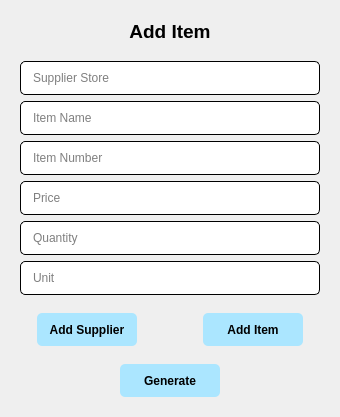
                      <widget class="QWidget" name="additempg">
                       <layout class="QVBoxLayout" name="verticalLayout_43">
                        <item>
                         <widget class="QWidget" name="widget_16" native="true">
                          <layout class="QVBoxLayout" name="verticalLayout_44">
                           <property name="spacing">
                            <number>0</number>
                           </property>
                           <property name="leftMargin">
                            <number>0</number>
                           </property>
                           <property name="topMargin">
                            <number>0</number>
                           </property>
                           <property name="rightMargin">
                            <number>0</number>
                           </property>
                           <property name="bottomMargin">
                            <number>0</number>
                           </property>
                           <item>
                            <widget class="QWidget" name="widget_17" native="true">
                             <layout class="QVBoxLayout" name="verticalLayout_46">
                              <item>
                               <widget class="QLabel" name="label_25">
                                <property name="text">
                                 <string>&lt;html&gt;&lt;head/&gt;&lt;body&gt;&lt;p align=&quot;center&quot;&gt;&lt;span style=&quot; font-size:14pt; font-weight:600;&quot;&gt;Add Item&lt;/span&gt;&lt;/p&gt;&lt;/body&gt;&lt;/html&gt;</string>
                                </property>
                               </widget>
                              </item>
                             </layout>
                            </widget>
                           </item>
                           <item alignment="Qt::AlignHCenter|Qt::AlignBottom">
                            <widget class="QWidget" name="widget_18" native="true">
                             <layout class="QVBoxLayout" name="verticalLayout_45">
                              <item>
                               <widget class="QLineEdit" name="supplierstore_2">
                                <property name="minimumSize">
                                 <size>
                                  <width>300</width>
                                  <height>0</height>
                                 </size>
                                </property>
                                <property name="styleSheet">
                                 <string notr="true">padding: 8px 10px;
background-color: rgb(255, 255, 255);
border: 1px solid black;
border-radius: 5px;</string>
                                </property>
                                <property name="placeholderText">
                                 <string>Supplier Store</string>
                                </property>
                               </widget>
                              </item>
                              <item>
                               <widget class="QLineEdit" name="itemname">
                                <property name="minimumSize">
                                 <size>
                                  <width>300</width>
                                  <height>0</height>
                                 </size>
                                </property>
                                <property name="styleSheet">
                                 <string notr="true">padding: 8px 10px;
background-color: rgb(255, 255, 255);
border: 1px solid black;
border-radius: 5px;</string>
                                </property>
                                <property name="placeholderText">
                                 <string>Item Name</string>
                                </property>
                               </widget>
                              </item>
                              <item>
                               <widget class="QLineEdit" name="itemnumber">
                                <property name="minimumSize">
                                 <size>
                                  <width>300</width>
                                  <height>0</height>
                                 </size>
                                </property>
                                <property name="styleSheet">
                                 <string notr="true">padding: 8px 10px;
background-color: rgb(255, 255, 255);
border: 1px solid black;
border-radius: 5px;</string>
                                </property>
                                <property name="placeholderText">
                                 <string>Item Number</string>
                                </property>
                               </widget>
                              </item>
                              <item>
                               <widget class="QLineEdit" name="price">
                                <property name="minimumSize">
                                 <size>
                                  <width>300</width>
                                  <height>0</height>
                                 </size>
                                </property>
                                <property name="styleSheet">
                                 <string notr="true">padding: 8px 10px;
background-color: rgb(255, 255, 255);
border: 1px solid black;
border-radius: 5px;</string>
                                </property>
                                <property name="placeholderText">
                                 <string>Price</string>
                                </property>
                               </widget>
                              </item>
                              <item>
                               <widget class="QLineEdit" name="quantity">
                                <property name="minimumSize">
                                 <size>
                                  <width>300</width>
                                  <height>0</height>
                                 </size>
                                </property>
                                <property name="styleSheet">
                                 <string notr="true">padding: 8px 10px;
background-color: rgb(255, 255, 255);
border: 1px solid black;
border-radius: 5px;</string>
                                </property>
                                <property name="placeholderText">
                                 <string>Quantity</string>
                                </property>
                               </widget>
                              </item>
                              <item>
                               <widget class="QLineEdit" name="unit">
                                <property name="minimumSize">
                                 <size>
                                  <width>300</width>
                                  <height>0</height>
                                 </size>
                                </property>
                                <property name="styleSheet">
                                 <string notr="true">padding: 8px 10px;
background-color: rgb(255, 255, 255);
border: 1px solid black;
border-radius: 5px;</string>
                                </property>
                                <property name="placeholderText">
                                 <string>Unit</string>
                                </property>
                               </widget>
                              </item>
                             </layout>
                            </widget>
                           </item>
                           <item alignment="Qt::AlignHCenter|Qt::AlignVCenter">
                            <widget class="QWidget" name="widget_20" native="true">
                             <layout class="QHBoxLayout" name="horizontalLayout_12">
                              <property name="spacing">
                               <number>66</number>
                              </property>
                              <item>
                               <widget class="QPushButton" name="addsupplierbtn">
                                <property name="minimumSize">
                                 <size>
                                  <width>100</width>
                                  <height>33</height>
                                 </size>
                                </property>
                                <property name="font">
                                 <font>
                                  <weight>75</weight>
                                  <bold>true</bold>
                                 </font>
                                </property>
                                <property name="styleSheet">
                                 <string notr="true">background-color: rgb(171, 230, 255);

border-radius: 5px;</string>
                                </property>
                                <property name="text">
                                 <string>Add Supplier</string>
                                </property>
                               </widget>
                              </item>
                              <item>
                               <widget class="QPushButton" name="additembtn_2">
                                <property name="minimumSize">
                                 <size>
                                  <width>100</width>
                                  <height>33</height>
                                 </size>
                                </property>
                                <property name="font">
                                 <font>
                                  <weight>75</weight>
                                  <bold>true</bold>
                                 </font>
                                </property>
                                <property name="styleSheet">
                                 <string notr="true">background-color: rgb(171, 230, 255);

border-radius: 5px;</string>
                                </property>
                                <property name="text">
                                 <string>Add Item</string>
                                </property>
                               </widget>
                              </item>
                             </layout>
                            </widget>
                           </item>
                           <item alignment="Qt::AlignHCenter|Qt::AlignTop">
                            <widget class="QWidget" name="widget_19" native="true">
                             <layout class="QVBoxLayout" name="verticalLayout_47">
                              <item>
                               <widget class="QPushButton" name="generatebtn">
                                <property name="minimumSize">
                                 <size>
                                  <width>100</width>
                                  <height>33</height>
                                 </size>
                                </property>
                                <property name="font">
                                 <font>
                                  <weight>75</weight>
                                  <bold>true</bold>
                                 </font>
                                </property>
                                <property name="styleSheet">
                                 <string notr="true">background-color: rgb(171, 230, 255);

border-radius: 5px;</string>
                                </property>
                                <property name="text">
                                 <string>Generate</string>
                                </property>
                               </widget>
                              </item>
                             </layout>
                            </widget>
                           </item>
                          </layout>
                         </widget>
                        </item>
                       </layout>
                      </widget>
